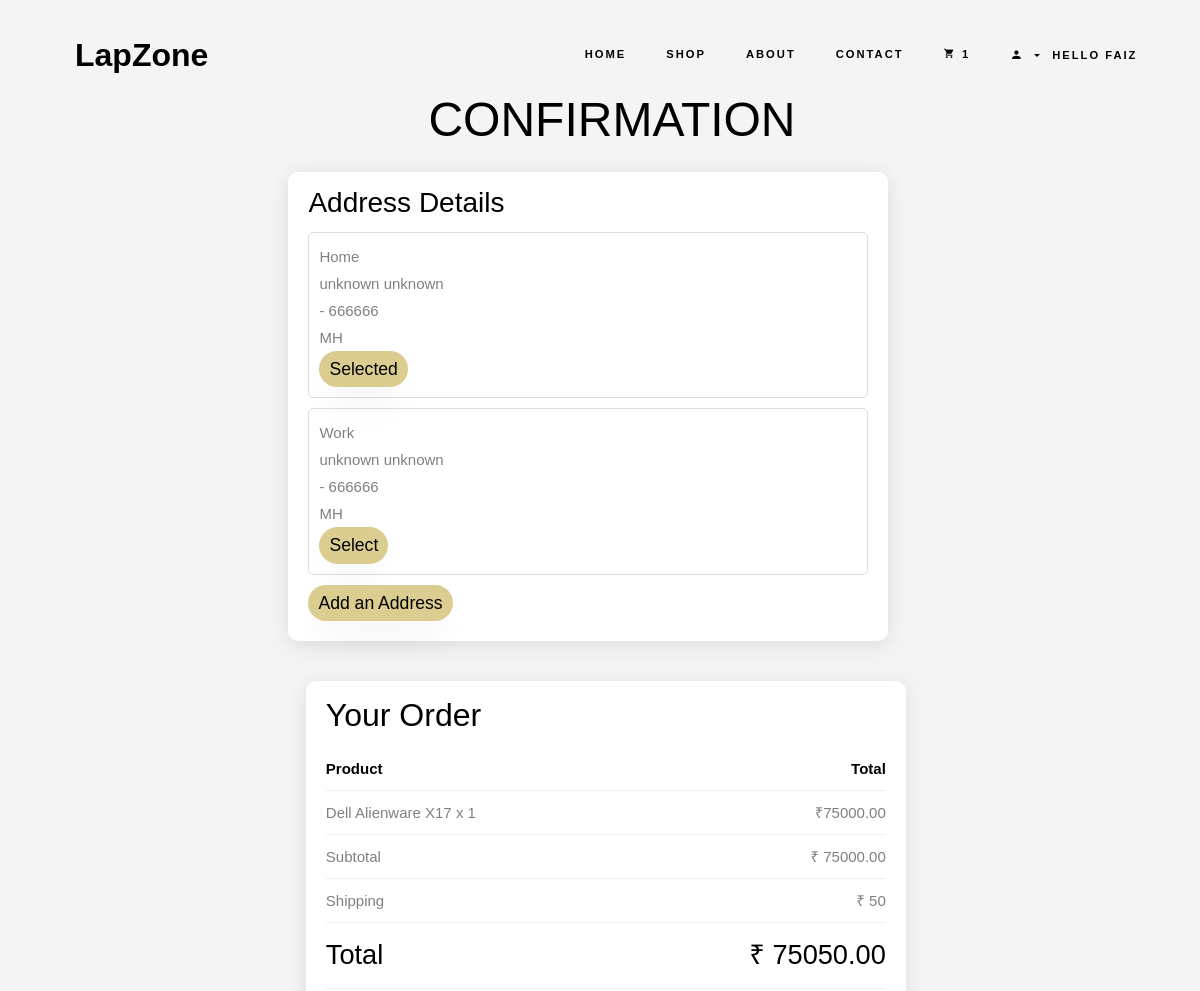
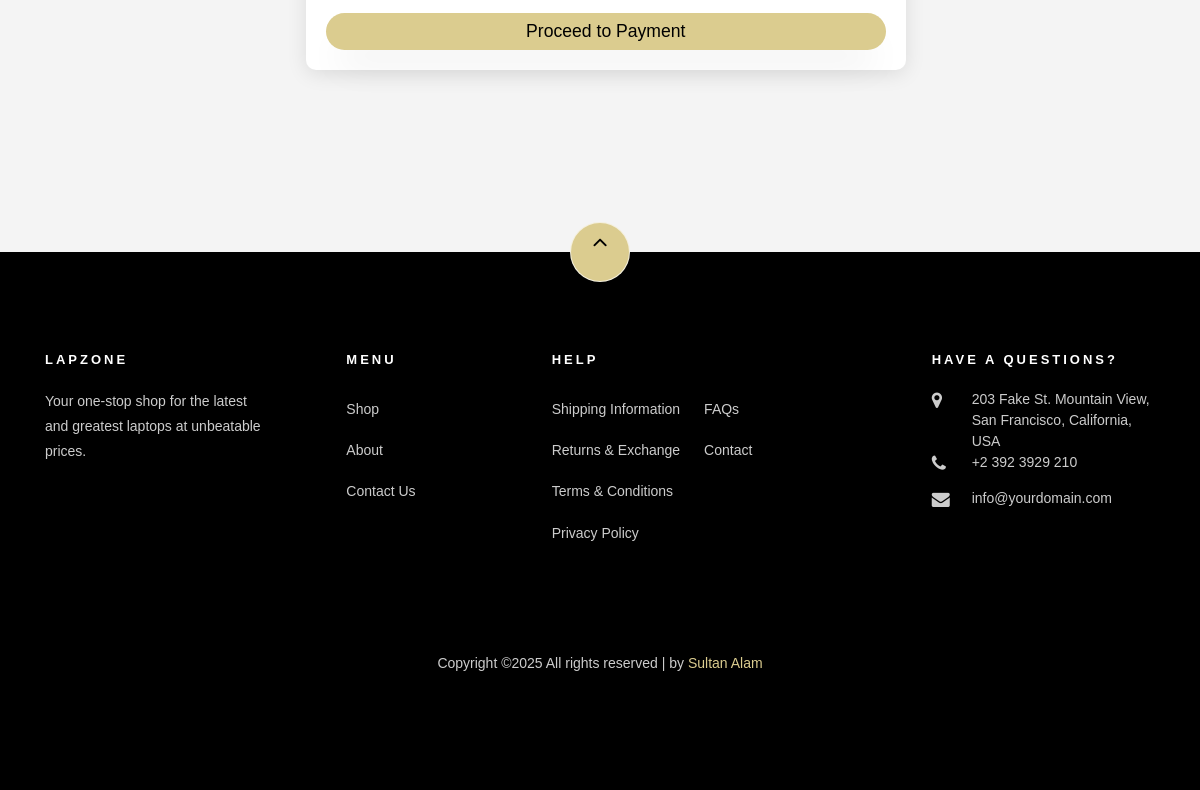
The app's page /checkout/checkout/ (signed in) with its own data (2 pictures, top to bottom).
### account/models.py (models this page shows, shortened)
class Address(models.Model):
    user = models.ForeignKey(Customer,on_delete=models.CASCADE)
    title = models.CharField(max_length=50)
    address_line_1 = models.CharField(max_length=100,default="unknown")
    address_line_2 = models.CharField(max_length=100,default="unknown")
    pincode = models.PositiveIntegerField(default=666666,blank=True)
    state = models.CharField(max_length=2,choices=STATE_CHOICES)
    is_selected = models.BooleanField(default=False)

### cart/models.py (models this page shows, shortened)
class Cart(models.Model):
    user = models.ForeignKey(User,on_delete=models.CASCADE)
    product = models.ForeignKey(Laptop,on_delete=models.CASCADE)
    quantity = models.IntegerField(validators =[MinValueValidator(1)])
    updated_at = models.DateTimeField(auto_now=True)
    created_at = models.DateTimeField(auto_now_add=True)
    class Meta:
        unique_together = [['user','product']]

### product/models.py (models this page shows, shortened)
class Laptop(models.Model):
    name = models.CharField(max_length=255)
    brand = models.ForeignKey(Brand, on_delete=models.CASCADE)
    category = models.ForeignKey(Category, on_delete=models.CASCADE)
    price = models.DecimalField(max_digits=10, decimal_places=2)
    description = models.TextField()
    stock = models.PositiveIntegerField(default=0)
    is_available = models.BooleanField(default=True)
    created_at = models.DateTimeField(auto_now_add=True)
    updated_at = models.DateTimeField(auto_now=True)
    image = models.ImageField(upload_to='laptops/', blank=True, null=True, default='static/images/bg1.png')
    class Meta:
        db_table = 'laptop'

### checkout/views.py (the view, shortened to what this page needs)
# urls.py: path('checkout/',views.Checkout.as_view(),name='checkout'),
class Checkout(View):
    def get(self, request):
        user = request.user
        user = get_object_or_404(User, username=user)
        customer = get_object_or_404(Customer, user=user)
        customerAddress = Address.objects.filter(user=customer)
        cartProduct = Cart.objects.filter(user=user)
        cart_item = cartProduct.count()
        addressForm = AddressForm()
        subtotal = sum(item.product.price * item.quantity for item in cartProduct)
        shipping_cost = 50
        total = subtotal + shipping_cost
        context = {
            'address': addressForm,
            'data': cartProduct,
            'displayAddress': customerAddress,
            'cartCount': cart_item,
            'subtotal': subtotal,
            'shipping_cost': shipping_cost,
            'total': total
        }
        return render(request, 'checkout/checkout.html', context)

### cart/context_processors.py (called while the page is built)
def cart_items(request):
    if request.user.is_authenticated:
        user = User.objects.get(username = request.user)
        count =Cart.objects.filter(user = user).count()
        request.session['cart_item_count'] = count
        return dict()
    return dict()

### cart/templatetags/total.py (called while the page is built)
@register.filter
def multiply(value, arg):
    return value * arg

### checkout/templates/checkout/checkout.html (shortened to what this page needs)
{% extends 'base.html' %}
{% load static %}
{% load total %}
{% block content %}
<!DOCTYPE html>
<html lang="en" class="no-js">
<head>
</head>
<body>
    <div style="margin-top: 7%;">
    <div class="page-title" >
        <h2 style="font-size: 3rem;margin-left: 2%;margin-top: 3%;">CONFIRMATION</h2>
    </div>
    <div class="checkout-container">
        <div class="address-details">
            <h3 style="font-family: 'Racing Sans One', sans-serif;">Address Details</h3>
            {% if displayAddress %}
                {% for address in displayAddress %}
                    <div class="address-card">
                        <p class="font-bold">{{ address.title }}</p>
                        <p>{{ address.address_line_1 }} <span>{{ address.address_line_2 }}</span></p>
                        <p>{{ address.city }} - {{ address.pincode }}</p>
                        <p>{{ address.state }}</p>
                        <a href="{% url 'select_address' address.id %}">
                            <button class="btn {{ address.is_selected|yesno:'btn-selected,btn-select' }}" style="background-color: #dbcc8f;color: black;font-size: 1.1rem;">
                                {{ address.is_selected|yesno:'Selected,Select' }}
                            </button>
                        </a>
                    </div>
                {% endfor %}
            {% endif %}
            <a href="#" id="add-address-btn">
                <button class="btn" style="background-color: #dbcc8f;color: black;font-size: 1.1rem;">Add an Address</button>
            </a>
        </div>
        <div class="cart-details">
            <h2 style="font-family: 'Racing Sans One', sans-serif;">Your Order</h2>
            <ul class="order-list">
                <li style="color: black;font-weight: bolder;"><span>Product</span><span>Total</span></li>
                {% for item in data %}
                    <li>
                        <span>{{ item.product.name }} x {{ item.quantity }}</span>
                        <span>&#8377;{{ item.quantity|multiply:item.product.price }}</span>
                    </li>
                {% endfor %}
            </ul>
            <ul class="order-summary">
                <li><span>Subtotal</span><span>&#8377; {{ subtotal }}</span></li>
                <li><span>Shipping</span><span>&#8377; {{ shipping_cost }}</span></li>
                <li style="font-family: 'Racing Sans One', sans-serif;font-size: 1.7rem;color: black;"><span>Total</span><span>&#8377; {{ total }}</span></li>
            </ul>
            {% if displayAddress and displayAddress|length > 0 %}
                <div class="payment-button">
                    <button id = "rzp-button1" class="btn btn-payment" style="background-color: #dbcc8f;color: black;font-size: 1.1rem;">Proceed to Payment</button>
                </div>
            {% else %}
                <p>Please select an address before proceeding to payment.</p>
            {% endif %}
        </div>
    </div>
</div>
    <br><br><br><br><br><br>
</body>
{% endblock %}

### templates/base.html (shortened to what this page needs)
{% load static %}
<!DOCTYPE html>
<html lang="en">
  <head>
    <link rel="stylesheet" href="{% static 'css/open-iconic-bootstrap.min.css' %}">
    <link rel="stylesheet" href="{% static 'css/animate.css' %}">
    <link rel="stylesheet" href="{% static 'css/owl.carousel.min.css' %}">
    <link rel="stylesheet" href="{% static 'css/owl.theme.default.min.css' %}">
    <link rel="stylesheet" href="{% static 'css/magnific-popup.css' %}">
    <link rel="stylesheet" href="{% static 'css/aos.css' %}">
    <link rel="stylesheet" href="{% static 'css/ionicons.min.css' %}">
    <link rel="stylesheet" href="{% static 'css/bootstrap-datepicker.css' %}">
    <link rel="stylesheet" href="{% static 'css/jquery.timepicker.css' %}">
    <link rel="stylesheet" href="{% static 'css/flaticon.css' %}">
    <link rel="stylesheet" href="{% static 'css/icomoon.css' %}">
    <link rel="stylesheet" href="{% static 'css/style.css' %}">
  </head>
  <body class="goto-here">
    <nav class="navbar navbar-expand-lg navbar-dark ftco_navbar bg-dark ftco-navbar-light" id="ftco-navbar" style="margin-left: 5%;">
        <div class="container">
            <a class="navbar-brand" href="{% url 'home' %}" style="font-size: 2rem;">LapZone</a>
            <div class="collapse navbar-collapse" id="ftco-nav" style="font-weight: bolder;">
                <ul class="navbar-nav ml-auto" style="font-weight: bolder;">
                    <li class="nav-item active">
                        <a href="{% url 'home' %}" class="nav-link" style="font-weight: bolder;font-size: 0.7rem;">Home</a>
                    </li>
                    <li class="nav-item active">
                        <a href="{% url 'all_products' %}" class="nav-link" style="font-weight: bolder;font-size: 0.7rem;">Shop</a>
                    </li>
                    <li class="nav-item">
                        <a href="{% url 'aboutpage' %}" class="nav-link" style="font-weight: bolder;font-size: 0.7rem;">About</a>
                    </li>
                    <li class="nav-item">
                        <a href="{% url 'contact' %}" class="nav-link" style="font-weight: bolder;font-size: 0.7rem;">Contact</a>
                    </li>
                    {% if user.is_authenticated %}
                    <li class="nav-item cta cta-colored">
                        <a href="{% url 'cart' %}" class="nav-link" style="font-weight: bolder;font-size: 0.7rem;">
                            <span class="icon-shopping_cart"></span>
                            <span>
                            {% if request.session.cart_item_count %}
                            {{request.session.cart_item_count}}
                            {% endif %}
                            </span>
                        </a>
                    </li>
                    {% endif %}
                    <li class="nav-item dropdown">
                        <a class="nav-link dropdown-toggle" href="#" id="dropdown04" data-toggle="dropdown" aria-haspopup="true" aria-expanded="false" style="font-weight: bolder;font-size: 0.8rem;">
                            <span class="icon icon-person"></span>
                        </a>
                        <div class="dropdown-menu" aria-labelledby="dropdown04" style="margin-top: -3%;">
                            {% if user.is_authenticated %}
                            <li class="nav-item">
                                <span class="nav-link" style="font-weight: bold; margin-left: -22%;font-size: 0.7rem;margin-top: 1%;">Hello {{ user.username }}</span>
                            </li>
                            {% else %}
                            <a class="dropdown-item" href="{% url 'login' %}">Login</a>
                            <a class="dropdown-item" href="{% url 'register' %}">Register</a>
                            {% endif %}
                        </div>
                    </li>
                </ul>
            </div>
        </div>
    </nav>
  {% block content %}
      {% endblock %}
      <footer class="ftco-footer ftco-section">
        <div class="container">
            <div class="row">
                <div class="mouse">
                          <a href="#" class="mouse-icon" style="background-color: #dbcc8f;">
                              <div class="mouse-wheel"><span class="ion-ios-arrow-up"></span></div>
                          </a>
                      </div>
            </div>
          <div class="row mb-5">
            <div class="col-md">
              <div class="ftco-footer-widget mb-4">
                <h2 class="ftco-heading-2">LapZone</h2>
                <p>Your one-stop shop for the latest and greatest laptops at unbeatable prices. </p>
                <ul class="ftco-footer-social list-unstyled float-md-left float-lft mt-5">
                </ul>
              </div>
            </div>
            <div class="col-md">
              <div class="ftco-footer-widget mb-4 ml-md-5">
                <h2 class="ftco-heading-2">Menu</h2>
                <ul class="list-unstyled">
                  <li><a href="{% url 'all_products' %}" class="py-2 d-block">Shop</a></li>
                  <li><a href="{% url 'aboutpage' %}" class="py-2 d-block">About</a></li>
                  <li><a href="{% url 'contact' %}" class="py-2 d-block">Contact Us</a></li>
                </ul>
              </div>
            </div>
            <div class="col-md-4">
               <div class="ftco-footer-widget mb-4">
                <h2 class="ftco-heading-2">Help</h2>
                <div class="d-flex">
                    <ul class="list-unstyled mr-l-5 pr-l-3 mr-4">
                      <li><a href="#" class="py-2 d-block">Shipping Information</a></li>
                      <li><a href="#" class="py-2 d-block">Returns &amp; Exchange</a></li>
                      <li><a href="#" class="py-2 d-block">Terms &amp; Conditions</a></li>
                      <li><a href="#" class="py-2 d-block">Privacy Policy</a></li>
                    </ul>
                    <ul class="list-unstyled">
                      <li><a href="#" class="py-2 d-block">FAQs</a></li>
                      <li><a href="#" class="py-2 d-block">Contact</a></li>
                    </ul>
                  </div>
              </div>
            </div>
            <div class="col-md">
              <div class="ftco-footer-widget mb-4">
                  <h2 class="ftco-heading-2">Have a Questions?</h2>
                  <div class="block-23 mb-3">
                    <ul>
                      <li><span class="icon icon-map-marker"></span><span class="text">203 Fake St. Mountain View, San Francisco, California, USA</span></li>
                      <li><a href="#"><span class="icon icon-phone"></span><span class="text">+2 392 3929 210</span></a></li>
                      <li><a href="#"><span class="icon icon-envelope"></span><span class="text">info@yourdomain.com</span></a></li>
                    </ul>
                  </div>
              </div>
            </div>
          </div>
          <div class="row">
            <div class="col-md-12 text-center">
              <p>
                            Copyright &copy;<script>document.write(new Date().getFullYear());</script> All rights reserved | by <a href="https://colorlib.com" target="_blank">Sultan Alam</a>
                          </p>
            </div>
          </div>
        </div>
      </footer>
    </body>
  </html>

### static/css/icomoon.css (style rules this page uses)
[class^="icon-"], [class*=" icon-"] { font-family: 'icomoon' !important; speak: none; font-style: normal; font-weight: normal; font-variant: normal; text-transform: none; line-height: 1; -webkit-font-smoothing: antialiased; -moz-osx-font-smoothing: grayscale; }
.icon-map-marker:before { content: "\f041"; }
.icon-phone:before { content: "\f095"; }
.icon-envelope:before { content: "\f0e0"; }
.icon-shopping_cart:before { content: "\e8cc"; }
.icon-person:before { content: "\e7fd"; }

### checkout/templates/checkout/checkout.html (style rules this page uses)
body { font-family: 'Poppins', sans-serif; background-color: #f4f4f4; }
.page-title { text-align: center; margin-top: 3.5%; font-family: 'Racing Sans One', sans-serif; font-size: 3rem; }
.checkout-container { margin-top: -1%; display: flex; flex-wrap: wrap; justify-content: center; padding: 20px; gap: 40px; }
.address-details { margin-left: -2%; background-color: #fff; border-radius: 10px; box-shadow: 0 4px 20px rgba(0, 0, 0, 0.1); padding: 10px 20px; width: 100%; max-width: 600px; }
.cart-details { margin-left: 1%; background-color: #fff; border-radius: 10px; box-shadow: 0 4px 20px rgba(0, 0, 0, 0.1); padding: 10px 20px; width: 100%; max-width: 600px; }
.address-card { border: 1px solid #ddd; border-radius: 5px; padding: 10px; margin-bottom: 10px; }
.address-card p { margin: 0px 0; }
.order-list, .order-summary { list-style: none; padding: 0; margin: 0; }
.order-list li, .order-summary li { display: flex; justify-content: space-between; padding: 8px 0; border-bottom: 1px solid #eee; }
.btn { font-family: 'Racing Sans One', sans-serif; background-color: ; color: #fff; padding: 5px 10px; border: none; cursor: pointer; }
.btn-payment { width: 100%; text-align: center; }
.btn-selected { background-color: #dbcc8f; }
.checkout-container { display: flex; flex-wrap: wrap; justify-content: center; padding: 20px; gap: 40px; }
.address-details, .cart-details { background-color: #fff; border-radius: 10px; box-shadow: 0 4px 20px rgba(0, 0, 0, 0.1); padding: 10px 20px; padding-bottom: 20px; width: 100%; max-width: 600px; height: 10%; }
.btn { background-color: #dbcc8f; color: #fff; padding: 5px 10px; border: none; cursor: pointer; }

### records on screen
Address: title "Home", address_line_1 "unknown", address_line_2 "unknown", pincode "666666", state "MH", is_selected "Selected"
Address: title "Work", address_line_1 "unknown", address_line_2 "unknown", pincode "666666", state "MH", is_selected "Select"
Cart: product.name "Dell Alienware X17", quantity "1", quantity|multiply "75000.00"

### other values on screen
{{ request.session.cart_item_count }} "1"
{{ user.username }} "FAIZ"
{{ subtotal }} "75000.00"
{{ shipping_cost }} "50"
{{ total }} "75050.00"
